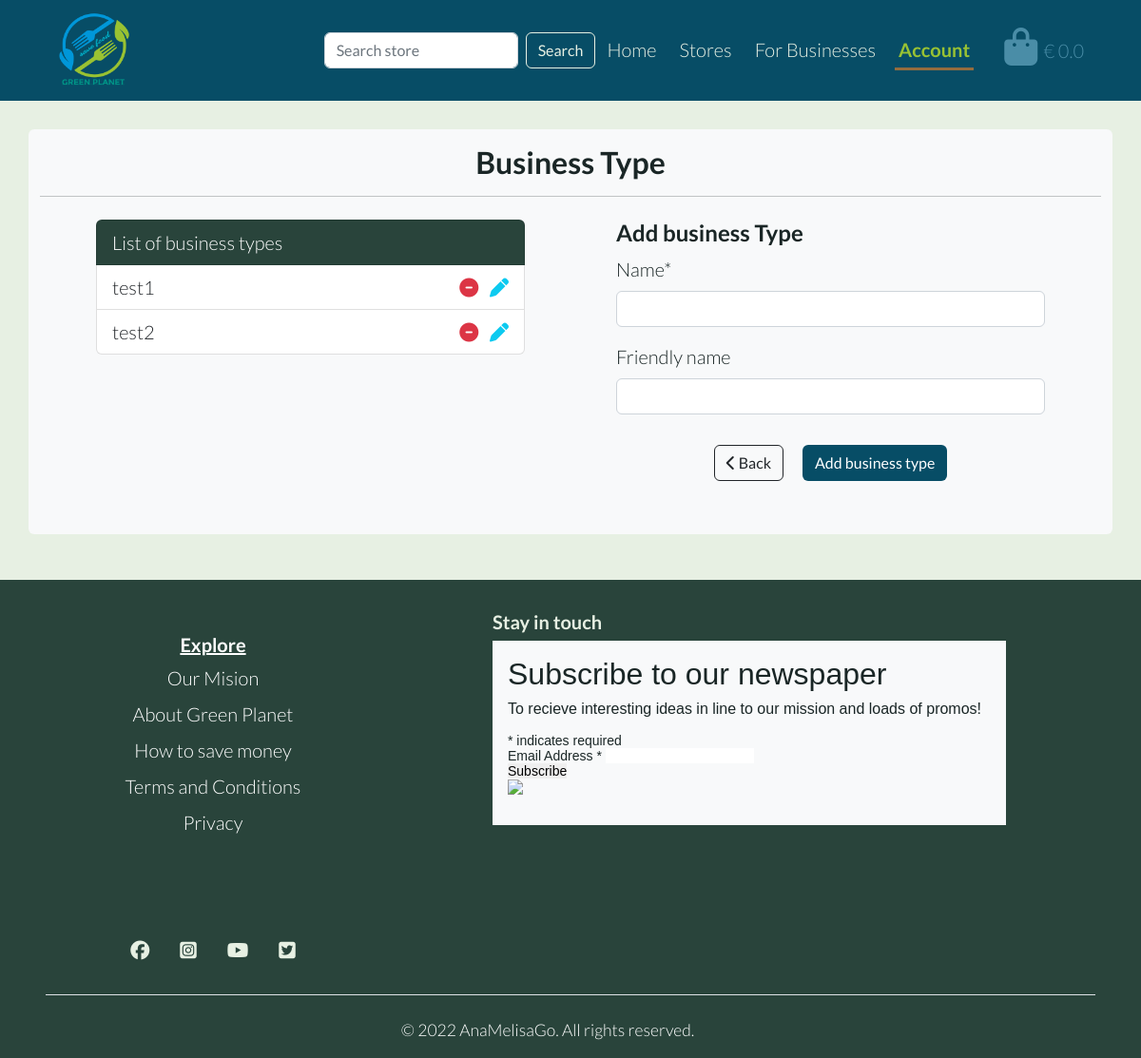
Before: /stores/add_business_type/ (signed in) with the older database file.
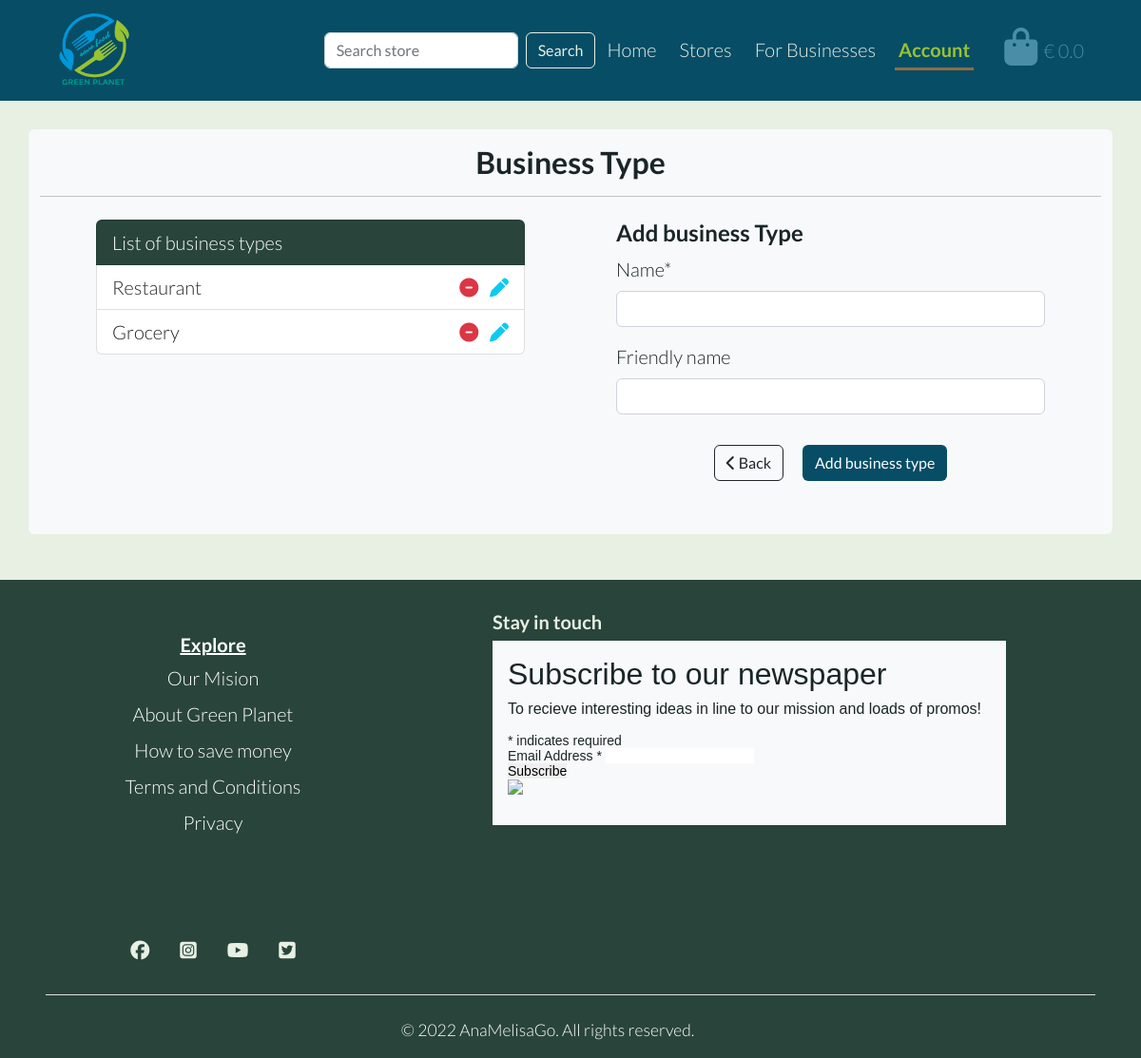
After: the same page with the newer database file.
### store/models.py (models this page shows, shortened)
class BusinessType(models.Model):
    name = models.CharField(max_length=255)
    friendly_name = models.CharField(max_length=255, null=True, blank=True)

### store/views.py (the view)
@login_required
def add_business_type(request):
    business_type = BusinessType.objects.all()
    if not request.user.is_superuser:
        messages.error(request, 'RESTRICTED PAGE! Only staff members\
             can access this page. Sorry!')
        return redirect(reverse('home'))
    if request.method == 'POST':
        form = BusinessTypeForm(request.POST)
        if form.is_valid:
            form.save()
            messages.info(request, 'Successfully added')
            form = BusinessTypeForm()
        else:
            messages.error(request, 'Error! Make sure the form is\
                valid before you click the button.')
    else:
        form = BusinessTypeForm()
    template = 'stores/add_business_type.html'
    context = {
        'account': 'active',
        'form': form,
        'business_type': business_type,
    }
    return render(request, template, context)

### store/forms.py
class BusinessTypeForm(forms.ModelForm):
    class Meta:
        model = BusinessType
        fields = '__all__'

### bag/contexts.py (called while the page is built, shortened)
def bag_contents(request):
    bag_items = []
    grand_total = 0
    bag = request.session.get('bag', {})
    context = {
        'bag_items': bag_items,
        'grand_total': grand_total,
    }
    return context

### store/templates/stores/add_business_type.html (shortened to what this page needs)
{% extends "base.html" %}
{% load static %}
{% load crispy_forms_tags %}
{% block content %}
<div class="container mt-2 mb-5 min-h-page bg-light rounded py-2">
    <div class="row">
        <div class="col-12 text-center py-2">
            <h2 class="fw-bold">Business Type</h2>
            <hr class="my-3">
        </div>
    </div>
    <div class="row d-flex justify-content-center gap-5">
        <div class="col-md-5 col-12 me-md-4">
            <div class="list-group">
                <div class="list-group-item bg-dark-tree text-white" aria-current="true">List of business types</div>
                {% for type in business_type %}
                <div class="list-group-item d-flex justify-content-between">
                    <span>
                        {{ type.friendly_name }}
                    </span>
                    <span>
                        <a href="{% url 'delete_business_type' type.id %}" class="text-danger"><i class="fas fa-minus-circle"></i></a>
                        <a href="{% url 'edit_business_type' type.id %}" class="text-info ms-2"><i class="fas fa-pen"></i></a>
                    </span>
                </div>
                {% endfor %}
            </div>
        </div>
        <div class="col-md-5 col-12">
            <h4 class="fw-bold">Add business Type</h4>
            <form method="POST" action="{% url 'add_business_type' %}" class="form mb-5" enctype="multipart/form-data">
                {{ form | crispy }}
                <div class="text-center">
                    <a href="{% url 'user_profile' %}" class="btn btn-outline-dark mx-2 mt-3"><i
                            class="fas fa-chevron-left"></i> Back</a>
                    <button class="btn btn-dark-ocean mx-2 mt-3" type="submit">Add business type</button>
                </div>
            </form>
        </div>
    </div>
</div>
{% endblock %}

Changed rows visible on the page:
removed BusinessType: friendly_name "test1"
removed BusinessType: friendly_name "test2"
added BusinessType: friendly_name "Restaurant"
added BusinessType: friendly_name "Grocery"
